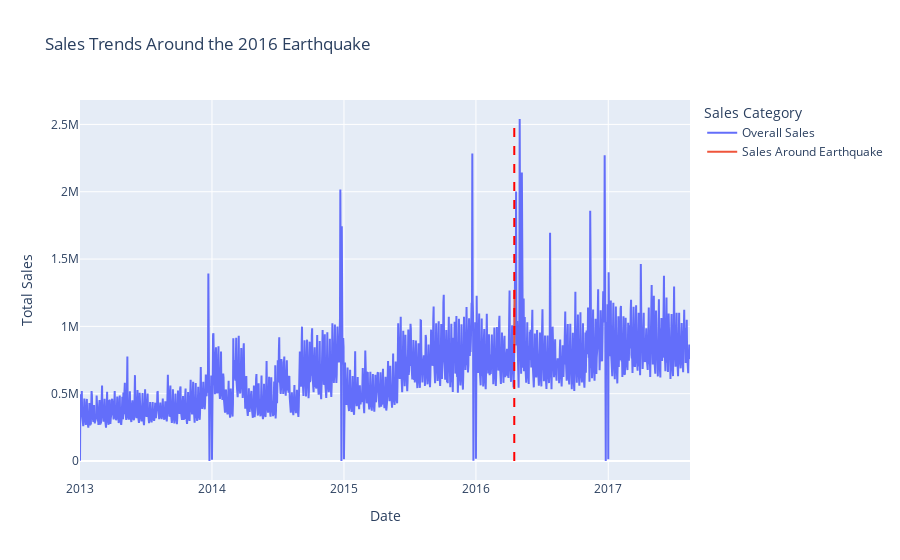

The notebook cell this image was saved under:
### Markdown cell above
4.  Did the 2016 earthquake have a noticeable impact on sales?

### Code cell
earthquake_start_date = '2016-04-16'
earthquake_end_date = '2016-04-17'

# Filter data for the defined period around the earthquake
earthquake_data = train_df[(train_df['date'] >= earthquake_start_date) & (train_df['date'] <= earthquake_end_date)]

# Aggregate sales data
overall_sales = train_df.groupby('date')['sales'].sum().reset_index(name='Overall Sales')
earthquake_sales = earthquake_data.groupby('date')['sales'].sum().reset_index(name='Sales Around Earthquake')

# Combine the two datasets for plotting
combined_data = overall_sales.merge(earthquake_sales, on='date', how='left')

# Plotly Line Chart
fig = px.line(combined_data, x='date', y=['Overall Sales', 'Sales Around Earthquake'], title='Sales Trends Around the 2016 Earthquake',
              labels={'value': 'Total Sales', 'variable': 'Sales Category'},
              line_shape='linear', render_mode='svg')

# Add earthquake annotation
fig.add_shape(
    dict(
        type="line",
        x0=earthquake_start_date,
        y0=0,
        x1=earthquake_start_date,
        y1=combined_data['Overall Sales'].max(),
        line=dict(color="red", width=2, dash="dash"),
    )
)

fig.update_layout(xaxis_title='Date', yaxis_title='Total Sales', legend_title='Sales Category')

# Show the interactive plot
fig.show()

### Figure 1 — Plotly figure (JSON) as saved in the notebook; plotly's stock layout.template omitted (floating-point values rounded to 4 significant figures; data arrays with more than 128 entries replaced by an {"elided": "..."} marker saying what was removed)
{"data": [{"hovertemplate": "Sales Category=Overall Sales<br>date=%{x}<br>Total Sales=%{y}<extra></extra>", "legendgroup": "Overall Sales", "line": {"color": "#636efa", "dash": "solid", "shape": "linear"}, "marker": {"symbol": "circle"}, "mode": "lines", "name": "Overall Sales", "orientation": "v", "showlegend": true, "type": "scatter", "x": {"elided": "1688 str values"}, "xaxis": "x", "y": {"elided": "1688 float values"}, "yaxis": "y"}, {"hovertemplate": "Sales Category=Sales Around Earthquake<br>date=%{x}<br>Total Sales=%{y}<extra></extra>", "legendgroup": "Sales Around Earthquake", "line": {"color": "#EF553B", "dash": "solid", "shape": "linear"}, "marker": {"symbol": "circle"}, "mode": "lines", "name": "Sales Around Earthquake", "orientation": "v", "showlegend": true, "type": "scatter", "x": {"elided": "1688 str values"}, "xaxis": "x", "y": {"elided": "1688 float values"}, "yaxis": "y"}], "layout": {"legend": {"title": {"text": "Sales Category"}, "tracegroupgap": 0}, "shapes": [{"line": {"color": "red", "dash": "dash", "width": 2}, "type": "line", "x0": "2016-04-16", "x1": "2016-04-16", "y0": 0, "y1": 2540000.0}], "title": {"text": "Sales Trends Around the 2016 Earthquake"}, "xaxis": {"anchor": "y", "domain": [0, 1], "title": {"text": "Date"}}, "yaxis": {"anchor": "x", "domain": [0, 1], "title": {"text": "Total Sales"}}}}
